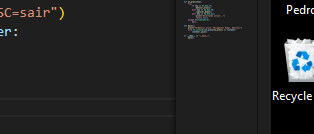
#> input picture src/minimapa.png, 314 x 134 px
$ python -i ocr_utils.py   (imports and definitions only)
#> lines starting #> are read from the running program, lines starting #| are printed output that depends on the picture; after the words box and inside, x2 and y2 are one past the last pixel; in counts of white or black regions, pixels touching at a corner belong together
import cv2
import numpy as np
import os

# Carrega somente uma vez, ao importar
TEMPLATE_DIR = os.path.join(os.path.dirname(__file__), '..', 'assets')
templates = {}
# [6 lines not run here, left out]

def read_angle(pil_img):
    """OCR de ângulo via Tesseract (PSM7)."""
    import pytesseract
    img_gray = cv2.cvtColor(np.array(pil_img), cv2.COLOR_RGB2GRAY)
    _, binar = cv2.threshold(img_gray, 120, 255, cv2.THRESH_BINARY)
    cfg = '--psm 7 -c tessedit_char_whitelist=0123456789'
    txt = pytesseract.image_to_string(binar, config=cfg).strip()
    return ''.join(c for c in txt if c.isdigit()) or "0"

def read_wind(pil_img):
    """
    Detecta cada caractere do vento por contorno + template matching.
    """
    img_bgr = cv2.cvtColor(np.array(pil_img), cv2.COLOR_RGB2BGR)
#> img_bgr is the input picture: shape (134, 314, 3); mean B, G, R 35.3, 35, 34.4
    gray    = cv2.cvtColor(img_bgr, cv2.COLOR_BGR2GRAY)
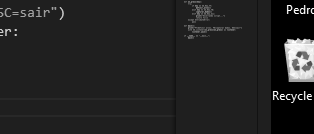
#> gray: shape (134, 314); min 0, max 255, mean 34.8
    hsv     = cv2.cvtColor(img_bgr, cv2.COLOR_BGR2HSV)
#> hsv: shape (134, 314, 3); mean H, S, V 4.6, 5, 36.4

    # máscara para vermelho (números do vento são vermelhos)
    l1, u1 = np.array([0,70,50]),   np.array([10,255,255])
    l2, u2 = np.array([170,70,50]), np.array([180,255,255])
    mask = cv2.inRange(hsv, l1, u1) | cv2.inRange(hsv, l2, u2)
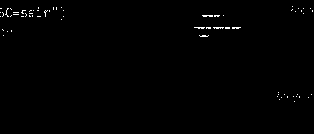
#> mask: shape (134, 314); 0.57% white in thin lines or dots, all inside (x1, y1, x2, y2) = (0, 6, 313, 102)

    # limpa usando morfologia
    kernel = np.ones((3,3), np.uint8)
    mask = cv2.morphologyEx(mask, cv2.MORPH_OPEN,  kernel, iterations=1)
#> mask: shape (134, 314); every value is 0
    mask = cv2.morphologyEx(mask, cv2.MORPH_CLOSE, kernel, iterations=1)

    # aplica máscara e binariza para achar contornos
    isolated = cv2.bitwise_and(gray, gray, mask=mask)
    _, binar  = cv2.threshold(isolated, 0, 255, cv2.THRESH_BINARY+cv2.THRESH_OTSU)
    cnts, _   = cv2.findContours(binar, cv2.RETR_EXTERNAL, cv2.CHAIN_APPROX_SIMPLE)
#> cnts = []

    # pega só áreas grandes (descarta ruídos)
    boxes = [cv2.boundingRect(c) for c in cnts if cv2.contourArea(c)>50]
#> boxes = []
    if not boxes:
        return "0"

    # ordena por X e faz matching contra cada template
    boxes.sort(key=lambda b: b[0])
    result = ""
    for x,y,w,h in boxes:
        roi = gray[y:y+h, x:x+w]
        best_char, best_val = "", 0
        for k,tpl in templates.items():
            th,tw = tpl.shape
            if th>h or tw>w: continue
            val = cv2.matchTemplate(roi, tpl, cv2.TM_CCOEFF_NORMED).max()
            if val>best_val:
                best_val, best_char = val, k
        if best_val>=0.85:
            result += "." if best_char=="dot" else best_char

    return result or "0"

def ocr_read(img, kind):
    return read_angle(img) if kind=="angulo" else read_wind(img)

>>> import cv2
>>> picture = cv2.cvtColor(cv2.imread('minimapa.png'), cv2.COLOR_BGR2RGB)
>>> result = read_wind(picture)
#> result = '0'
